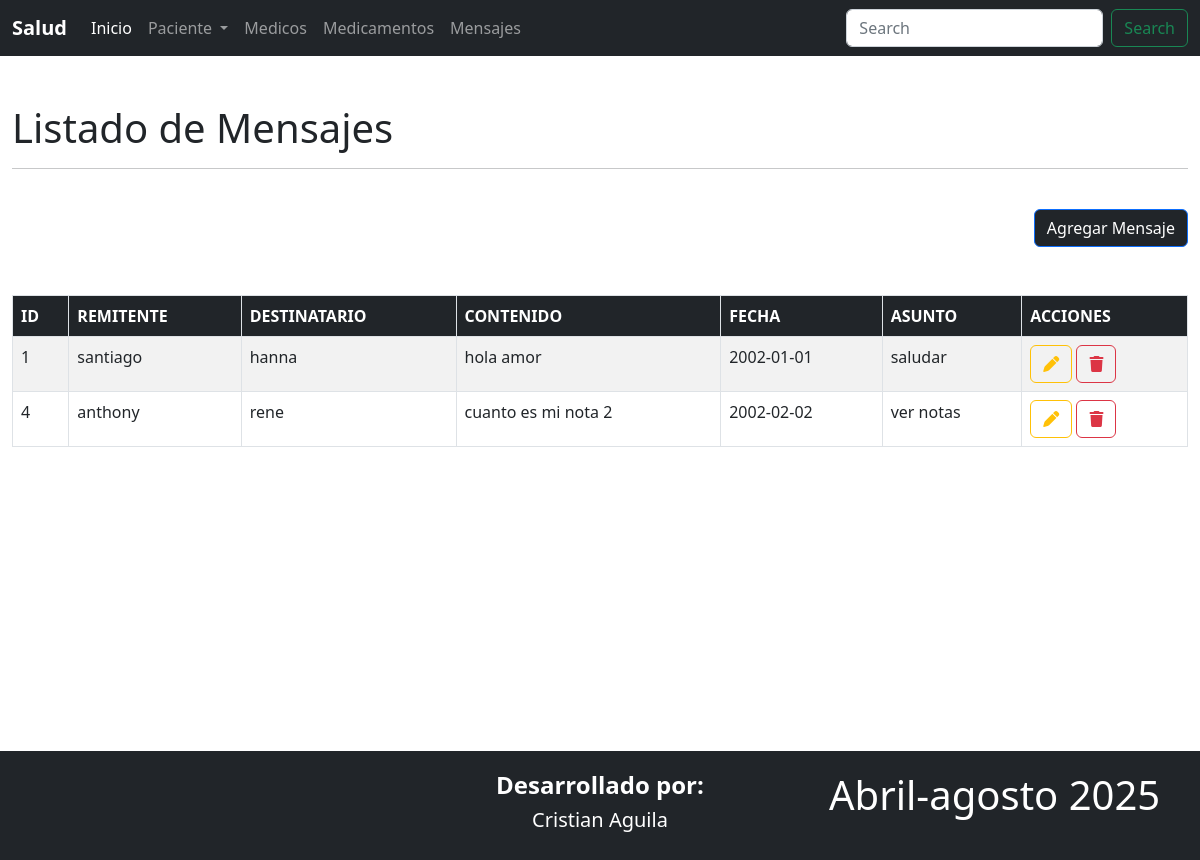
/mensajes/, run on the app's committed database.
### Aplicaciones/Mensajes/models.py (models this page shows, shortened)
class Mensaje(models.Model):
    id=models.AutoField(primary_key=True)
    remitente=models.CharField(max_length=100)
    destinatario=models.CharField(max_length=100)
    contenido=models.CharField(max_length=100)
    fecha=models.CharField(max_length=100)
    asunto=models.CharField(max_length=100)

### Aplicaciones/Mensajes/views.py (the view)
# urls.py: path('',views.inicioMen),
def inicioMen(request):
    listadoMensajes=Mensaje.objects.all()
    return render(request,"inicioMen.html",{'mensajes':listadoMensajes})

### Aplicaciones/Mensajes/templates/inicioMen.html (shortened to what this page needs)
{% extends './plantilla.html' %}
{% block contenido %}
<br>
<h1>Listado de Mensajes</h1>
<hr>
<br>
<div class="text-end">
    <a href="nuevoMensaje" class="btn btn-primary bg-dark">Agregar Mensaje</a>
</div>
<br>
<br>
<table class="table table-bordered table-striped table-hover">
    <thead class="bg-dark" style="color: white;">
        <tr>
            <th>ID</th>
            <th>REMITENTE</th>
            <th>DESTINATARIO</th>
            <th>CONTENIDO</th>
            <th>FECHA</th>
            <th>ASUNTO</th>
            <th>ACCIONES</th>
        </tr>
    </thead>
    <tbody>
        {%for MensajeTemporal in mensajes %}
            <tr>
                <td>{{MensajeTemporal.id}}</td>
                <td>{{MensajeTemporal.remitente}}</td>
                <td>{{MensajeTemporal.destinatario}}</td>
                <td>{{MensajeTemporal.contenido}}</td>
                <td>{{MensajeTemporal.fecha}}</td>
                <td>{{MensajeTemporal.asunto}}</td>
                <td>
                    <a href="editarMensaje/{{MensajeTemporal.id}}" class="btn btn-outline-warning">
                        <i class="fa fa-pen"></i>
                    </a>
                    <a href="#"  class="btn btn-outline-danger" onclick="confirmarEliminacion('{{ MensajeTemporal.id }}')" >
                        <i class="fa fa-trash"></i>
                    </a>
                </td>
            </tr>
        {% endfor %}
    </tbody>
</table><br><br><br><br><br><br><br><br><br><br><br><br>
{% endblock %}

### data on the page
Mensaje: id "1", remitente "santiago", destinatario "hanna", contenido "hola amor", fecha "2002-01-01", asunto "saludar"
Mensaje: id "4", remitente "anthony", destinatario "rene", contenido "cuanto es mi nota 2", fecha "2002-02-02", asunto "ver notas"
